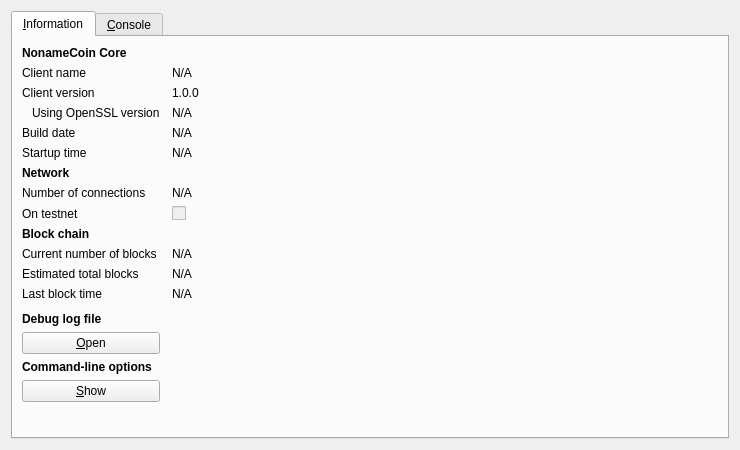
<?xml version="1.0" encoding="UTF-8"?>
<ui version="4.0">
 <class>RPCConsole</class>
 <widget class="QDialog" name="RPCConsole">
  <property name="geometry">
   <rect>
    <x>0</x>
    <y>0</y>
    <width>740</width>
    <height>450</height>
   </rect>
  </property>
  <property name="windowTitle">
   <string>NonameCoin - Debug window</string>
  </property>
  <layout class="QVBoxLayout" name="verticalLayout_2">
   <item>
    <widget class="QTabWidget" name="tabWidget">
     <property name="currentIndex">
      <number>0</number>
     </property>
     <widget class="QWidget" name="tab_info">
      <attribute name="title">
       <string>&amp;Information</string>
      </attribute>
      <layout class="QGridLayout" name="gridLayout" columnstretch="0,1">
       <property name="horizontalSpacing">
        <number>12</number>
       </property>
       <item row="0" column="0">
        <widget class="QLabel" name="label_9">
         <property name="font">
          <font>
           <weight>75</weight>
           <bold>true</bold>
          </font>
         </property>
         <property name="text">
          <string>NonameCoin Core</string>
         </property>
        </widget>
       </item>
       <item row="1" column="0">
        <widget class="QLabel" name="label_5">
         <property name="text">
          <string>Client name</string>
         </property>
        </widget>
       </item>
       <item row="1" column="1">
        <widget class="QLabel" name="clientName">
         <property name="cursor">
          <cursorShape>IBeamCursor</cursorShape>
         </property>
         <property name="text">
          <string>N/A</string>
         </property>
         <property name="textFormat">
          <enum>Qt::PlainText</enum>
         </property>
         <property name="textInteractionFlags">
          <set>Qt::LinksAccessibleByMouse|Qt::TextSelectableByKeyboard|Qt::TextSelectableByMouse</set>
         </property>
        </widget>
       </item>
       <item row="2" column="0">
        <widget class="QLabel" name="label_6">
         <property name="text">
          <string>Client version</string>
         </property>
        </widget>
       </item>
       <item row="2" column="1">
        <widget class="QLabel" name="clientVersion">
         <property name="cursor">
          <cursorShape>IBeamCursor</cursorShape>
         </property>
         <property name="text">
          <string>1.0.0</string>
         </property>
         <property name="textFormat">
          <enum>Qt::PlainText</enum>
         </property>
         <property name="textInteractionFlags">
          <set>Qt::LinksAccessibleByMouse|Qt::TextSelectableByKeyboard|Qt::TextSelectableByMouse</set>
         </property>
        </widget>
       </item>
       <item row="3" column="0">
        <widget class="QLabel" name="label_14">
         <property name="text">
          <string>Using OpenSSL version</string>
         </property>
         <property name="indent">
          <number>10</number>
         </property>
        </widget>
       </item>
       <item row="3" column="1">
        <widget class="QLabel" name="openSSLVersion">
         <property name="cursor">
          <cursorShape>IBeamCursor</cursorShape>
         </property>
         <property name="text">
          <string>N/A</string>
         </property>
         <property name="textFormat">
          <enum>Qt::PlainText</enum>
         </property>
         <property name="textInteractionFlags">
          <set>Qt::LinksAccessibleByMouse|Qt::TextSelectableByKeyboard|Qt::TextSelectableByMouse</set>
         </property>
        </widget>
       </item>
       <item row="4" column="0">
        <widget class="QLabel" name="label_12">
         <property name="text">
          <string>Build date</string>
         </property>
        </widget>
       </item>
       <item row="4" column="1">
        <widget class="QLabel" name="buildDate">
         <property name="cursor">
          <cursorShape>IBeamCursor</cursorShape>
         </property>
         <property name="text">
          <string>N/A</string>
         </property>
         <property name="textFormat">
          <enum>Qt::PlainText</enum>
         </property>
         <property name="textInteractionFlags">
          <set>Qt::LinksAccessibleByMouse|Qt::TextSelectableByKeyboard|Qt::TextSelectableByMouse</set>
         </property>
        </widget>
       </item>
       <item row="5" column="0">
        <widget class="QLabel" name="label_13">
         <property name="text">
          <string>Startup time</string>
         </property>
        </widget>
       </item>
       <item row="5" column="1">
        <widget class="QLabel" name="startupTime">
         <property name="cursor">
          <cursorShape>IBeamCursor</cursorShape>
         </property>
         <property name="text">
          <string>N/A</string>
         </property>
         <property name="textFormat">
          <enum>Qt::PlainText</enum>
         </property>
         <property name="textInteractionFlags">
          <set>Qt::LinksAccessibleByMouse|Qt::TextSelectableByKeyboard|Qt::TextSelectableByMouse</set>
         </property>
        </widget>
       </item>
       <item row="6" column="0">
        <widget class="QLabel" name="label_11">
         <property name="font">
          <font>
           <weight>75</weight>
           <bold>true</bold>
          </font>
         </property>
         <property name="text">
          <string>Network</string>
         </property>
        </widget>
       </item>
       <item row="7" column="0">
        <widget class="QLabel" name="label_7">
         <property name="text">
          <string>Number of connections</string>
         </property>
        </widget>
       </item>
       <item row="7" column="1">
        <widget class="QLabel" name="numberOfConnections">
         <property name="cursor">
          <cursorShape>IBeamCursor</cursorShape>
         </property>
         <property name="text">
          <string>N/A</string>
         </property>
         <property name="textFormat">
          <enum>Qt::PlainText</enum>
         </property>
         <property name="textInteractionFlags">
          <set>Qt::LinksAccessibleByMouse|Qt::TextSelectableByKeyboard|Qt::TextSelectableByMouse</set>
         </property>
        </widget>
       </item>
       <item row="8" column="0">
        <widget class="QLabel" name="label_8">
         <property name="text">
          <string>On testnet</string>
         </property>
        </widget>
       </item>
       <item row="8" column="1">
        <widget class="QCheckBox" name="isTestNet">
         <property name="enabled">
          <bool>false</bool>
         </property>
         <property name="text">
          <string/>
         </property>
        </widget>
       </item>
       <item row="9" column="0">
        <widget class="QLabel" name="label_10">
         <property name="font">
          <font>
           <weight>75</weight>
           <bold>true</bold>
          </font>
         </property>
         <property name="text">
          <string>Block chain</string>
         </property>
        </widget>
       </item>
       <item row="10" column="0">
        <widget class="QLabel" name="label_3">
         <property name="text">
          <string>Current number of blocks</string>
         </property>
        </widget>
       </item>
       <item row="10" column="1">
        <widget class="QLabel" name="numberOfBlocks">
         <property name="cursor">
          <cursorShape>IBeamCursor</cursorShape>
         </property>
         <property name="text">
          <string>N/A</string>
         </property>
         <property name="textFormat">
          <enum>Qt::PlainText</enum>
         </property>
         <property name="textInteractionFlags">
          <set>Qt::LinksAccessibleByMouse|Qt::TextSelectableByKeyboard|Qt::TextSelectableByMouse</set>
         </property>
        </widget>
       </item>
       <item row="11" column="0">
        <widget class="QLabel" name="label_4">
         <property name="text">
          <string>Estimated total blocks</string>
         </property>
        </widget>
       </item>
       <item row="11" column="1">
        <widget class="QLabel" name="totalBlocks">
         <property name="cursor">
          <cursorShape>IBeamCursor</cursorShape>
         </property>
         <property name="text">
          <string>N/A</string>
         </property>
         <property name="textFormat">
          <enum>Qt::PlainText</enum>
         </property>
         <property name="textInteractionFlags">
          <set>Qt::LinksAccessibleByMouse|Qt::TextSelectableByKeyboard|Qt::TextSelectableByMouse</set>
         </property>
        </widget>
       </item>
       <item row="12" column="0">
        <widget class="QLabel" name="label_2">
         <property name="text">
          <string>Last block time</string>
         </property>
        </widget>
       </item>
       <item row="12" column="1">
        <widget class="QLabel" name="lastBlockTime">
         <property name="cursor">
          <cursorShape>IBeamCursor</cursorShape>
         </property>
         <property name="text">
          <string>N/A</string>
         </property>
         <property name="textFormat">
          <enum>Qt::PlainText</enum>
         </property>
         <property name="textInteractionFlags">
          <set>Qt::LinksAccessibleByMouse|Qt::TextSelectableByKeyboard|Qt::TextSelectableByMouse</set>
         </property>
        </widget>
       </item>
       <item row="13" column="0">
        <spacer name="verticalSpacer_2">
         <property name="orientation">
          <enum>Qt::Vertical</enum>
         </property>
         <property name="sizeHint" stdset="0">
          <size>
           <width>20</width>
           <height>20</height>
          </size>
         </property>
        </spacer>
       </item>
       <item row="14" column="0">
        <widget class="QLabel" name="labelDebugLogfile">
         <property name="font">
          <font>
           <weight>75</weight>
           <bold>true</bold>
          </font>
         </property>
         <property name="text">
          <string>Debug log file</string>
         </property>
        </widget>
       </item>
       <item row="15" column="0">
        <widget class="QPushButton" name="openDebugLogfileButton">
         <property name="toolTip">
          <string>Open the NonameCoin debug log file from the current data directory. This can take a few seconds for large log files.</string>
         </property>
         <property name="text">
          <string>&amp;Open</string>
         </property>
         <property name="autoDefault">
          <bool>false</bool>
         </property>
        </widget>
       </item>
       <item row="16" column="0">
        <widget class="QLabel" name="labelCLOptions">
         <property name="font">
          <font>
           <weight>75</weight>
           <bold>true</bold>
          </font>
         </property>
         <property name="text">
          <string>Command-line options</string>
         </property>
        </widget>
       </item>
       <item row="17" column="0">
        <widget class="QPushButton" name="showCLOptionsButton">
         <property name="toolTip">
          <string>Show the nonamecoin-qt help message to get a list with possible NonameCoin command-line options.</string>
         </property>
         <property name="text">
          <string>&amp;Show</string>
         </property>
         <property name="autoDefault">
          <bool>false</bool>
         </property>
        </widget>
       </item>
       <item row="18" column="0">
        <spacer name="verticalSpacer">
         <property name="orientation">
          <enum>Qt::Vertical</enum>
         </property>
         <property name="sizeHint" stdset="0">
          <size>
           <width>20</width>
           <height>40</height>
          </size>
         </property>
        </spacer>
       </item>
      </layout>
     </widget>
     <widget class="QWidget" name="tab_console">
      <attribute name="title">
       <string>&amp;Console</string>
      </attribute>
      <layout class="QVBoxLayout" name="verticalLayout_3">
       <property name="spacing">
        <number>3</number>
       </property>
       <item>
        <widget class="QTextEdit" name="messagesWidget">
         <property name="minimumSize">
          <size>
           <width>0</width>
           <height>100</height>
          </size>
         </property>
         <property name="readOnly">
          <bool>true</bool>
         </property>
         <property name="tabKeyNavigation" stdset="0">
          <bool>false</bool>
         </property>
         <property name="columnCount" stdset="0">
          <number>2</number>
         </property>
        </widget>
       </item>
       <item>
        <layout class="QHBoxLayout" name="horizontalLayout">
         <property name="spacing">
          <number>3</number>
         </property>
         <item>
          <widget class="QLabel" name="label">
           <property name="text">
            <string notr="true">&gt;</string>
           </property>
          </widget>
         </item>
         <item>
          <widget class="QLineEdit" name="lineEdit"/>
         </item>
         <item>
          <widget class="QPushButton" name="clearButton">
           <property name="maximumSize">
            <size>
             <width>24</width>
             <height>24</height>
            </size>
           </property>
           <property name="toolTip">
            <string>Clear console</string>
           </property>
           <property name="text">
            <string/>
           </property>
           <property name="icon">
            <iconset resource="../bitcoin.qrc">
             <normaloff>:/icons/remove</normaloff>:/icons/remove</iconset>
           </property>
           <property name="shortcut">
            <string notr="true">Ctrl+L</string>
           </property>
           <property name="autoDefault">
            <bool>false</bool>
           </property>
          </widget>
         </item>
        </layout>
       </item>
      </layout>
     </widget>
    </widget>
   </item>
  </layout>
 </widget>
 <resources>
  <include location="../bitcoin.qrc"/>
 </resources>
 <connections/>
</ui>
